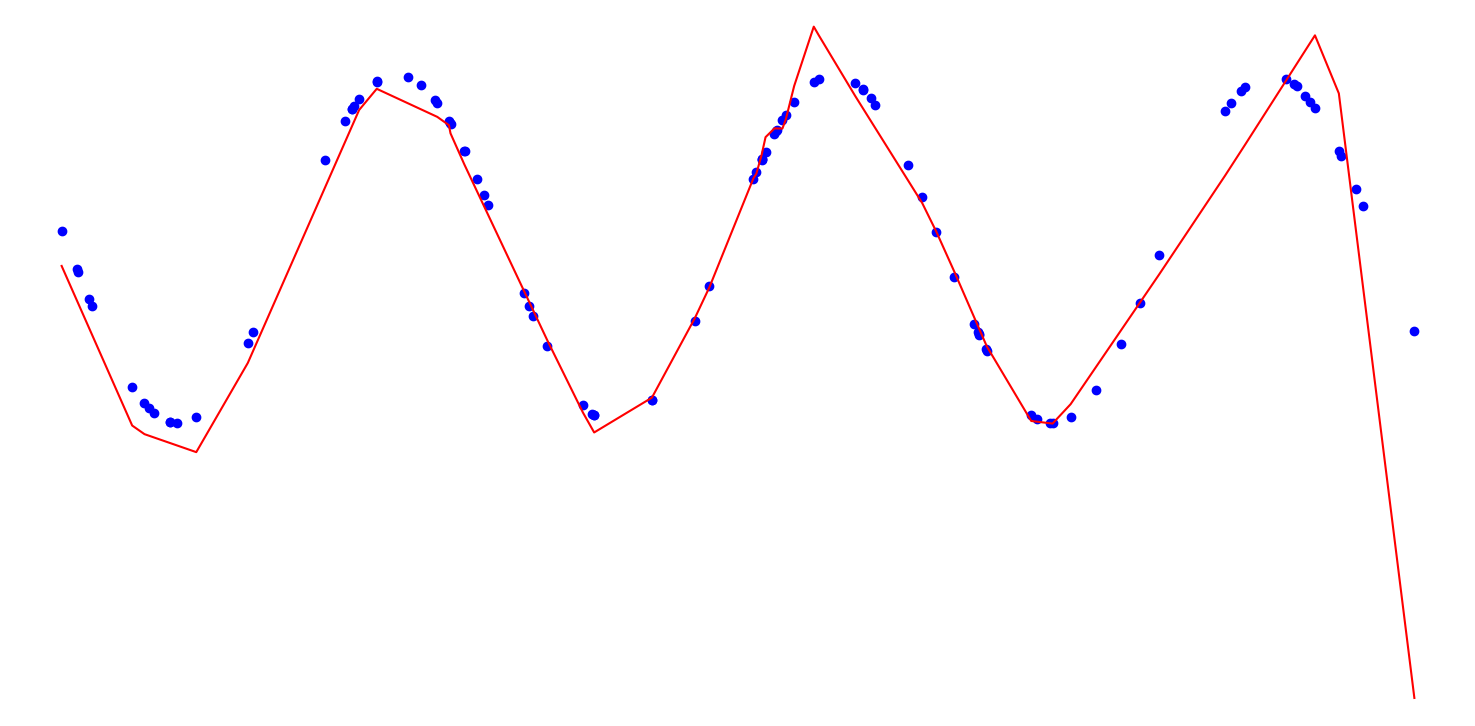

This figure's Python source:
import MLP
import utils

import matplotlib.pyplot as plt
import numpy.matlib as np
import progressbar


# Generate training data
ndata = 100
xs, ys = utils.generate_data(-10, 10, ndata, 0, 0, lambda x: np.sin(x))

# Construct model
mlp = MLP.MLP()
w = 100
mlp.add_op(MLP.MatMul(utils.rmat(w, 1)))
mlp.add_op(MLP.VecAdd(utils.rmat(w, 1)))
mlp.add_op(MLP.Rectify(w))
mlp.add_op(MLP.MatMul(np.rand(1, w)))
mlp.check_linkage((1,1))

# Train
bar = progressbar.ProgressBar()
for _ in bar(range(10000)):
    mlp.backprop(xs, ys, .001)

plt.plot(xs, ys, 'bo')
plt.plot(sorted(xs), [mlp.eval(x)[0,0] for x in sorted(xs)], 'r')
plt.show()
